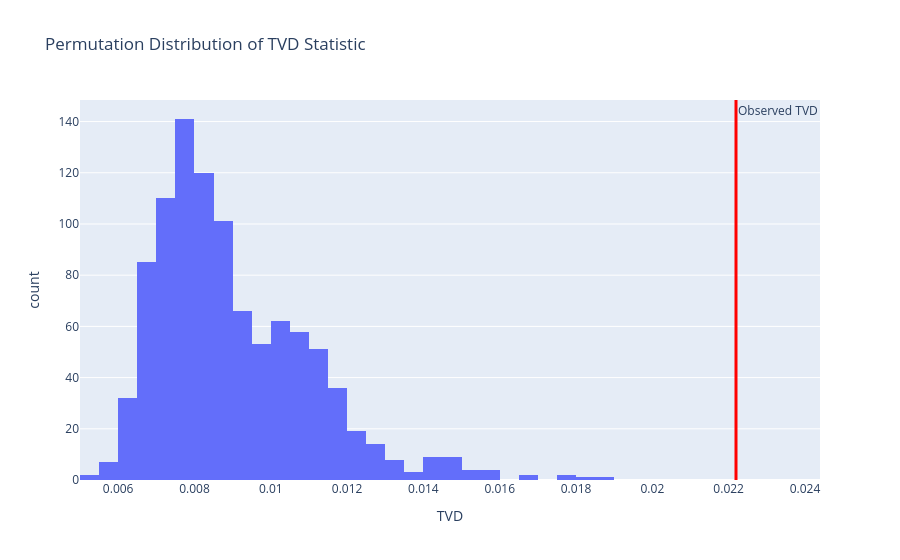

Notebook code cell kept with this figure:
### Code cell
missing = cleaned_df["Total_price (cents / kWh)"].isna()

obs_tvd = tvd_stat(cleaned_df, missing, "Year")

perm_stats = []

for _ in range(1000):
    shuffled = pd.Series(np.random.permutation(missing), index=missing.index)
    perm_stats.append(tvd_stat(cleaned_df, shuffled, "Year"))

fig = px.histogram(
    perm_stats,
    nbins=40,
    title="Permutation Distribution of TVD Statistic",
    labels={"value": "TVD"},
)

fig.add_vline(
    x=obs_tvd,
    line_color="red",
    line_width=3,
    annotation_text="Observed TVD",
    annotation_position="top right",
)

fig.update_layout(showlegend=False)

fig.show()

# fig.write_html(
#     "/Users/wuyuming/Desktop/proj_4/proj04_page/graph/total_sales_missing_perm.html"
# )

### Figure 1 — Plotly figure (JSON) as saved in the notebook; plotly's stock layout.template omitted (floating-point values rounded to 4 significant figures; data arrays with more than 128 entries replaced by an {"elided": "..."} marker saying what was removed)
{"data": [{"alignmentgroup": "True", "bingroup": "x", "hovertemplate": "variable=0<br>TVD=%{x}<br>count=%{y}<extra></extra>", "legendgroup": "0", "marker": {"color": "#636efa", "pattern": {"shape": ""}}, "name": "0", "nbinsx": 40, "offsetgroup": "0", "orientation": "v", "showlegend": true, "type": "histogram", "x": {"elided": "1000 float values"}, "xaxis": "x", "yaxis": "y"}], "layout": {"annotations": [{"showarrow": false, "text": "Observed TVD", "x": 0.02219, "xanchor": "left", "xref": "x", "y": 1, "yanchor": "top", "yref": "y domain"}], "barmode": "relative", "legend": {"title": {"text": "variable"}, "tracegroupgap": 0}, "shapes": [{"line": {"color": "red", "width": 3}, "type": "line", "x0": 0.02219, "x1": 0.02219, "xref": "x", "y0": 0, "y1": 1, "yref": "y domain"}], "showlegend": false, "title": {"text": "Permutation Distribution of TVD Statistic"}, "xaxis": {"anchor": "y", "domain": [0, 1], "title": {"text": "TVD"}}, "yaxis": {"anchor": "x", "domain": [0, 1], "title": {"text": "count"}}}}
